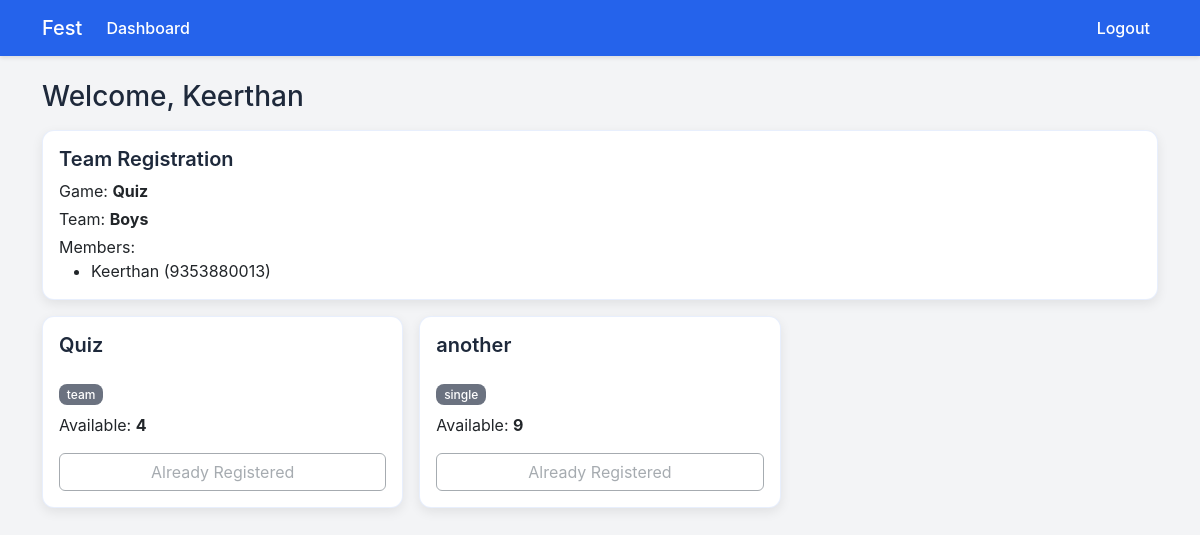
The page /dashboard (signed in) on the database its author committed.
### tables this page shows
CREATE TABLE users (
                id INTEGER PRIMARY KEY AUTOINCREMENT,
                phone TEXT UNIQUE NOT NULL,
                password TEXT NOT NULL,
                name TEXT NOT NULL,
                game_id INTEGER,
                team_id INTEGER,
                is_admin INTEGER NOT NULL DEFAULT 0
            , class_section TEXT);

CREATE TABLE games (
                id INTEGER PRIMARY KEY AUTOINCREMENT,
                name TEXT NOT NULL,
                description TEXT,
                slots INTEGER NOT NULL,
                type TEXT NOT NULL CHECK(type IN ('single','team'))
            , team_size INTEGER);

CREATE TABLE teams (
                id INTEGER PRIMARY KEY AUTOINCREMENT,
                name TEXT NOT NULL,
                leader_user_id INTEGER NOT NULL,
                game_id INTEGER NOT NULL
            , team_code TEXT);

### app.py (the view)
    @app.route('/dashboard')
    def dashboard():
        user = fetch_current_user()
        if not user:
            return redirect(url_for('login'))
        games = g.db.execute('SELECT * FROM games ORDER BY id').fetchall()
        registration: Dict[str, Any] = {}
        if user['game_id']:
            game = g.db.execute('SELECT * FROM games WHERE id = ?', (user['game_id'],)).fetchone()
            if game['type'] == 'single':
                registration = {'type': 'single', 'game': game}
            else:
                team = g.db.execute('SELECT * FROM teams WHERE id = ?', (user['team_id'],)).fetchone()
                members = g.db.execute(
                    'SELECT u.* FROM team_members tm JOIN users u ON u.id = tm.user_id WHERE tm.team_id = ? ORDER BY u.name',
                    (team['id'],),
                ).fetchall()
                registration = {'type': 'team', 'game': game, 'team': team, 'members': members}
        games_with_slots: List[sqlite3.Row] = []
        for g_row in games:
            available = get_available_slots(g_row['id'])
            record = dict(g_row)
            record['available'] = available
            games_with_slots.append(record)  # type: ignore[arg-type]
        return render_template('dashboard.html', user=user, games=games_with_slots, registration=registration)

### app.py (called while the page is built)
def get_db() -> sqlite3.Connection:
    conn = sqlite3.connect(DATABASE_PATH)
    conn.row_factory = sqlite3.Row
    return conn

def fetch_current_user() -> Optional[sqlite3.Row]:
    user_id = session.get('user_id')
    if not user_id:
        return None
    row = g.db.execute('SELECT * FROM users WHERE id = ?', (user_id,)).fetchone()
    return row

def get_available_slots(game_id: int) -> int:
    game = g.db.execute('SELECT * FROM games WHERE id = ?', (game_id,)).fetchone()
    if not game:
        return 0
    if game['type'] == 'single':
        registered = g.db.execute('SELECT COUNT(1) FROM users WHERE game_id = ? AND (team_id IS NULL)', (game_id,)).fetchone()[0]
        return max(0, int(game['slots']) - int(registered))
    teams = g.db.execute('SELECT COUNT(1) FROM teams WHERE game_id = ?', (game_id,)).fetchone()[0]
    return max(0, int(game['slots']) - int(teams))

### templates/dashboard.html (shortened to what this page needs)
{% extends 'base.html' %}
{% block content %}
<h3 class="mb-3">Welcome, {{ user['name'] }}</h3>
{% if registration and registration.type == 'single' %}
  <div class="alert alert-info">You are registered for <strong>{{ registration.game.name }}</strong>.</div>
{% elif registration and registration.type == 'team' %}
  <div class="card mb-3 clear-box">
    <div class="card-body">
      <h5 class="card-title">Team Registration</h5>
      <p class="mb-1">Game: <strong>{{ registration.game.name }}</strong></p>
      <p class="mb-1">Team: <strong>{{ registration.team.name }}</strong></p>
      <p class="mb-0">Members:</p>
      <ul class="mb-0">
        {% for m in registration.members %}
          <li>{{ m.name }} ({{ m.phone }})</li>
        {% endfor %}
      </ul>
    </div>
  </div>
{% endif %}
<div class="row g-3">
  {% for game in games %}
  <div class="col-md-6 col-lg-4">
    <div class="card h-100 clear-box">
      <div class="card-body d-flex flex-column">
        <h5 class="card-title">{{ game.name }}</h5>
        <p class="mb-2"><span class="badge bg-secondary">{{ game.type }}</span></p>
        <p class="mb-3">Available: <strong>{{ game.available }}</strong></p>
        {% if not registration and not user['is_admin'] %}
          {% if game.type == 'single' %}
            <form method="post" action="{{ url_for('register_single', game_id=game.id) }}" class="mt-auto" onsubmit="return confirm('Are you sure you want to register for this single event?');">
              <button class="btn btn-warning w-100" {% if game.available == 0 %}disabled{% endif %}>Register</button>
            </form>
          {% else %}
            <a href="{{ url_for('team_register', game_id=game.id) }}" class="btn btn-warning mt-auto {% if game.available == 0 %}disabled{% endif %}">Register Team</a>
          {% endif %}
        {% elif user['is_admin'] %}
          <button class="btn btn-outline-secondary mt-auto" disabled>Admin cannot register</button>
        {% else %}
          <button class="btn btn-outline-secondary mt-auto" disabled>Already Registered</button>
        {% endif %}
      </div>
    </div>
  </div>
  {% endfor %}
{% endblock %}

### static/css/style.css (style rules this page uses)
:root { --primary-blue: #2563EB; --primary-orange: #F97316; --light-gray: #F3F4F6; --dark-slate: #1E293B; --white: #FFFFFF; --success-green: #22C55E; --error-red: #EF4444; }
body { background: var(--light-gray); color: var(--dark-slate); font-family: -apple-system, BlinkMacSystemFont, 'Segoe UI', Roboto, sans-serif; }
.card { border: 0; box-shadow: 0 2px 8px rgba(0,0,0,0.08); border-radius: 12px; }
.card .card-title { font-weight: 600; color: var(--dark-slate); }
.clear-box { background: var(--white); border: 1px solid rgba(37, 99, 235, 0.1); border-radius: 12px; box-shadow: 0 2px 8px rgba(0,0,0,0.06); }
.badge { border-radius: 8px; font-weight: 500; }
.badge.bg-secondary { background-color: #6b7280 !important; }
.clear-box { box-shadow: 0 4px 12px rgba(0,0,0,0.08); }
.btn:disabled { cursor: not-allowed; opacity: 0.6; }

### rows shown on the page
users: name "Keerthan", phone "9353880013"
games: game.name "Quiz", name "Quiz", type "team", available "4"
teams: team.name "Boys"
games: name "another", type "single", available "9"
